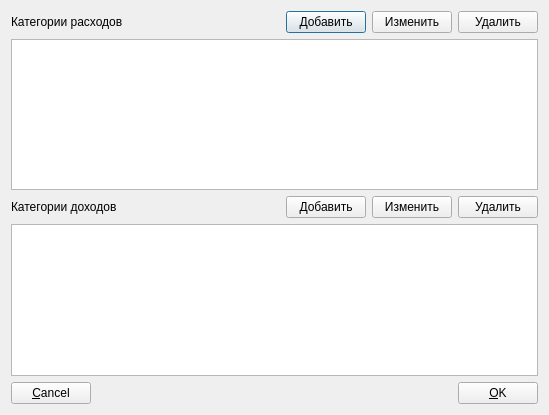
<?xml version="1.0" encoding="UTF-8"?>
<ui version="4.0">
 <class>CategoriesDialog</class>
 <widget class="QDialog" name="CategoriesDialog">
  <property name="geometry">
   <rect>
    <x>0</x>
    <y>0</y>
    <width>549</width>
    <height>415</height>
   </rect>
  </property>
  <property name="windowTitle">
   <string>Категории</string>
  </property>
  <property name="windowIcon">
   <iconset resource="resources.qrc">
    <normaloff>:/money_management.ico</normaloff>:/money_management.ico</iconset>
  </property>
  <layout class="QVBoxLayout" name="verticalLayout">
   <item>
    <layout class="QHBoxLayout" name="horizontalLayout_2">
     <item>
      <widget class="QLabel" name="lbConsumptionCategories">
       <property name="text">
        <string>Категории расходов</string>
       </property>
      </widget>
     </item>
     <item>
      <spacer name="horizontalSpacer_2">
       <property name="orientation">
        <enum>Qt::Horizontal</enum>
       </property>
       <property name="sizeHint" stdset="0">
        <size>
         <width>40</width>
         <height>20</height>
        </size>
       </property>
      </spacer>
     </item>
     <item>
      <widget class="QPushButton" name="btnAddConsumptionCategory">
       <property name="text">
        <string>Добавить</string>
       </property>
      </widget>
     </item>
     <item>
      <widget class="QPushButton" name="btnEditConsumptionCategory">
       <property name="text">
        <string>Изменить</string>
       </property>
      </widget>
     </item>
     <item>
      <widget class="QPushButton" name="btnDeleteConsumptionCategory">
       <property name="text">
        <string>Удалить</string>
       </property>
      </widget>
     </item>
    </layout>
   </item>
   <item>
    <widget class="QTableView" name="tvConsumptionCategories"/>
   </item>
   <item>
    <layout class="QHBoxLayout" name="horizontalLayout_3">
     <item>
      <widget class="QLabel" name="lbIncomeCategories">
       <property name="text">
        <string>Категории доходов</string>
       </property>
      </widget>
     </item>
     <item>
      <spacer name="horizontalSpacer_3">
       <property name="orientation">
        <enum>Qt::Horizontal</enum>
       </property>
       <property name="sizeHint" stdset="0">
        <size>
         <width>40</width>
         <height>20</height>
        </size>
       </property>
      </spacer>
     </item>
     <item>
      <widget class="QPushButton" name="btnAddIncomeCategory">
       <property name="text">
        <string>Добавить</string>
       </property>
      </widget>
     </item>
     <item>
      <widget class="QPushButton" name="btnEditIncomeCategory">
       <property name="text">
        <string>Изменить</string>
       </property>
      </widget>
     </item>
     <item>
      <widget class="QPushButton" name="btnDeleteIncomeCategory">
       <property name="text">
        <string>Удалить</string>
       </property>
      </widget>
     </item>
    </layout>
   </item>
   <item>
    <widget class="QTableView" name="tvIncomeCategories"/>
   </item>
   <item>
    <layout class="QHBoxLayout" name="horizontalLayout">
     <item>
      <widget class="QPushButton" name="btnCancel">
       <property name="text">
        <string>&amp;Cancel</string>
       </property>
      </widget>
     </item>
     <item>
      <spacer name="horizontalSpacer">
       <property name="orientation">
        <enum>Qt::Horizontal</enum>
       </property>
       <property name="sizeHint" stdset="0">
        <size>
         <width>40</width>
         <height>20</height>
        </size>
       </property>
      </spacer>
     </item>
     <item>
      <widget class="QPushButton" name="btnOK">
       <property name="text">
        <string>&amp;OK</string>
       </property>
      </widget>
     </item>
    </layout>
   </item>
  </layout>
 </widget>
 <resources>
  <include location="resources.qrc"/>
 </resources>
 <connections/>
</ui>
